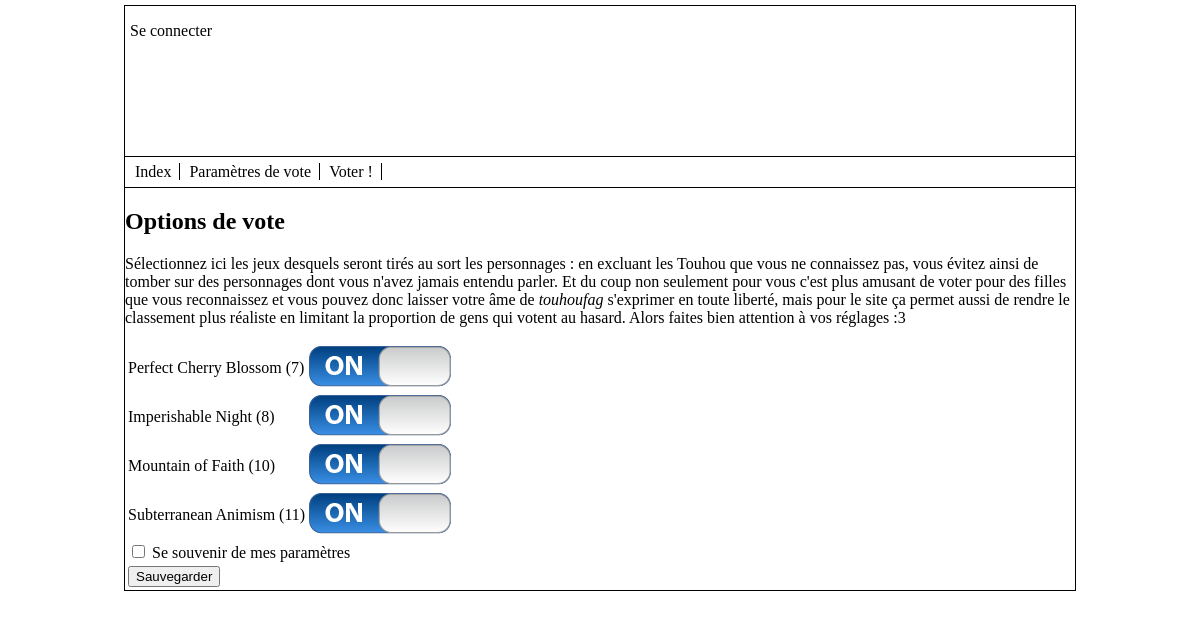
Screenshot of /voting-options.php with the database file from the repository.
### tables this page shows
CREATE TABLE IF NOT EXISTS `games` (
  `id` decimal(10,0) NOT NULL,
  `name` varchar(30) NOT NULL,
  PRIMARY KEY (`id`)
);

### lib/Page.class.php (called while the page is built, shortened)
<?php
class Page
{
	public static function parse($referer)
	{
		include 'templates/layout/header.php';
		include 'templates/'.$referer;
		include 'templates/layout/footer.php';
	}
}
?>

### voting-options.php (called while the page is built, shortened)
<?php
$go = new GamesOperator();
$games = $go->fetch_all();
Page::parse('voting-options.tpl.php');
?>

### lib/Game.class.php (called while the page is built, shortened)
<?php
class Game extends AppModel
{
	protected $name;
	public function set_name($value)
	{
		if(empty($value) or !is_string($value))
		{
			throw new Exception(self::NAME_MISSING);
		}
		else
		{
			$this->name = $value;
		}
	}
	public function name() { return $this->name; }
}
?>

### lib/AppOperator.class.php (called while the page is built, shortened)
<?php
abstract class AppOperator
{
	public function __construct()
	{
		$this->pdo = PDO2::connect();
	}
}
?>

### lib/PDO2.class.php (called while the page is built)
<?php
class PDO2
{
	public static function connect()
	{
		$user    = 'root';
		$pass    = '';
		$host    = 'localhost';
		$db_name = 'lyrica';
		$pdo = new PDO('mysql:host='.$host.';dbname='.$db_name, $user, $pass);
		$pdo->setAttribute(PDO::ATTR_ERRMODE, PDO::ERRMODE_EXCEPTION);
		$pdo->setAttribute(PDO::ATTR_PERSISTENT, TRUE);
		$pdo->query('SET NAMES UTF8');
		return $pdo;
	}
}
?>

### lib/GamesOperator.class.php (called while the page is built, shortened)
<?php
class GamesOperator extends AppOperator
{
	public function fetch_all()
	{
		$games = array();
		$query = "SELECT * FROM games ORDER BY id ASC";
		$pst = $this->pdo->query($query);
		while($sql = $pst->fetch(PDO::FETCH_ASSOC))
		{
			$games[] = new Game($sql);
		}
		return $games;
	}
}
?>

### lib/AppModel.class.php (called while the page is built, shortened)
<?php
abstract class AppModel
{
	protected $id;
	public function set_id($value)
	{
		$this->id = $value;
	}
	public function id()
	{
		return $this->id;
	}
}
?>

### templates/voting-options.tpl.php (the view, shortened to what this page needs)
<section>
<h1>Options de vote</h1>
<p>Sélectionnez ici les jeux desquels seront tirés au sort les personnages : en excluant les Touhou que vous ne connaissez pas, vous
évitez ainsi de tomber sur des personnages dont vous n'avez jamais entendu parler. Et du coup non seulement pour vous c'est plus
amusant de voter pour des filles que vous reconnaissez et vous pouvez donc laisser votre âme de <em>touhoufag</em> s'exprimer en toute liberté,
mais pour le site ça permet aussi de rendre le classement plus réaliste en limitant la proportion de gens qui votent au hasard.
Alors faites bien attention à vos réglages :3</p>
</section>
<section>
<table>
<form action="exec/save-voting-options.php" method="post">
<?php foreach($GLOBALS['games'] as $g) { ?>
<?php
if(in_array($g->id(), $_SESSION['excluded_games']))
{
	$val ="true";
	$image = "templates/images/options/SwitchOFF.png";
	$alt = "switch : OFF";
}
else
{
	$image = "templates/images/options/SwitchON.png";
	$alt = "switch : ON";
}
?>
<tr>
	<td><?php echo $g->name().' ('.$g->id().')'; ?></td>
	<td><img class="switch" id="<?php echo 'i'.$g->id(); ?>" alt="<?php echo $alt; ?>" src="<?php echo $image; ?>" onclick="switch_game(<?php echo $g->id(); ?>)" /></td>
</tr>
<?php } ?>
<tr>
	<td colspan="2">
		<input type="checkbox" name="remember" id="remember" />
		<label for="remember">Se souvenir de mes paramètres</label>
	</td>
</tr>
<tr>
	<td colspan="2"><input type="submit" value="Sauvegarder" /></td>
</tr>
</form>
</table>
</section>

### templates/layout/header.php (shortened to what this page needs)
<!DOCTYPE html>
<html>
<head>
  <link rel="stylesheet" href="templates/design/default.css" />
</head>
<body>
<div id="all">
<header>
<?php if(LOGGED) {  ?>
  <p>Connecté : <?php echo $GLOBALS['user']->name(); ?> - <a href="exec/sign-off.admin.php">Se déconnecter</a></p>
<?php } else { ?>
  <p><a href="auth.php">Se connecter</a></p>
<?php } ?>
</header>
<nav>
<ul id="menu">
  <li><a href="index.php">Index</a></li>
  <li><a href="voting-options.php">Paramètres de vote</a></li>
  <li><a href="vote.php">Voter !</a></li>
</ul>
</nav>

### templates/layout/footer.php
<footer>
</footer>
</div>
</body>
</html>

### templates/design/default.css (style rules this page uses)
a { text-decoration: none; color: inherit; }
#all { width: 950px; margin: auto; border-left: 1px solid black; border-right: 1px solid black; padding: 0 0 0 0; }
body { margin: 0 0 0 0; padding: 0 0 0 0; }
header { height: 150px; margin-top: 5px; margin-bottom: 0px; margin-left: 0px; margin-right: 0px; padding: 0 0 0 5px; border: 1px solid black; border-left: 0px; border-right: 0px; }
nav { height: 30px; border-bottom: 1px solid black; padding: 0 0 0 5px; }
ul#menu { list-style-type: none; margin: 0 0 0 0; padding: 0 0 0 0; }
ul#menu li { display: inline-block; line-height: 30px; border-right: 1px solid black; padding: 0 8px 0 5px; }
footer { border-bottom: 1px solid black; }
ul#menu li { display: inline; line-height: 30px; }

### rows the page displays
games: name "Perfect Cherry Blossom", id "7"
games: name "Imperishable Night", id "8"
games: name "Mountain of Faith", id "10"
games: name "Subterranean Animism", id "11"
